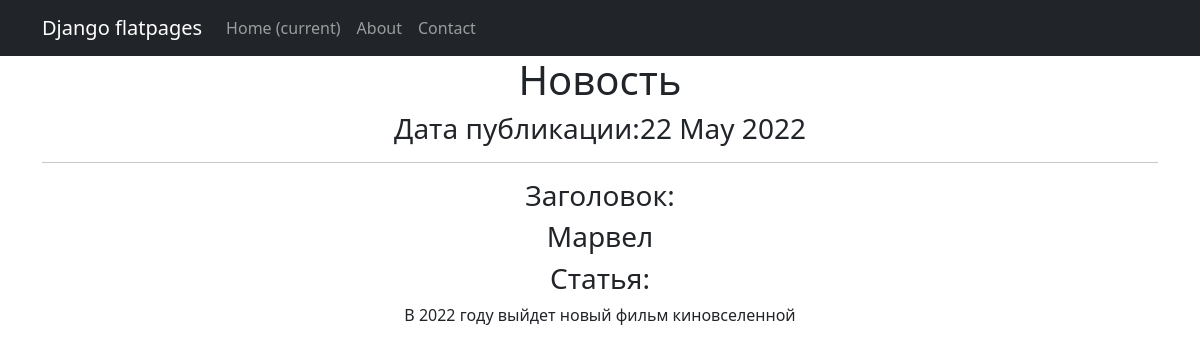
Screenshot of /news/3 with the database file from the repository.
### newapp/models.py (models this page shows, shortened)
class Post(models.Model):
    author = models.ForeignKey(Author, on_delete=models.CASCADE)
    NEWS = 'NW'
    ARTICLE = 'AR'
    CATEGORY_CHOICES = (
        (NEWS, 'Новость'),
        (ARTICLE, 'Статья')
    )
    categoryType = models.CharField(max_length=2, choices=CATEGORY_CHOICES, default=ARTICLE)
    dateCreation = models.DateTimeField(auto_now_add=True)
    postCategory = models.ManyToManyField(Category, through='PostCategory')
    title = models.CharField(max_length=128)
    text = models.TextField()
    rating = models.SmallIntegerField(default=0)

### newapp/views.py (the view)
# urls.py: path('<int:pk>', PostNewsDetail.as_view())
class PostNewsDetail(DetailView):
    model = Post
    template_name = 'one_news.html'
    context_object_name = 'news'

### newapp/templatetags/custom_filters.py (called while the page is built)
@register.filter()
def censor(value):
    censorship = ['домой', 'выезжаю', 'золотую']
    if not isinstance(value,str):
        raise ValueError('Нельзя цензурировать не строку')
    for i in censorship:
        value = value.replace(i[1:], "*" * (len(i)-1))
    return value

### templates/one_news.html (shortened to what this page needs)
{% extends 'flatpages/default.html' %}
{% load custom_filters %}
{% block content %}
<h1>Новость</h1>
<h3>Дата публикации:{{ news.dateCreation | date:'d M Y'}}</h3>
<hr>
{% if news %}
    <h3 align="center">Заголовок:</h3>
    <h3 align="center">{{ news.title | censor}}</h3>
    <h3>Статья:</h3>
    <p>{{ news.text | censor}}</p>
{% else %}
    <h2>Новостей нет!</h2>
{% endif %}
{% endblock content %}

### rows the page displays
Post: dateCreation "22 May 2022", title|censor "Марвел", text|censor "В 2022 году выйдет новый фильм киновселенной"
